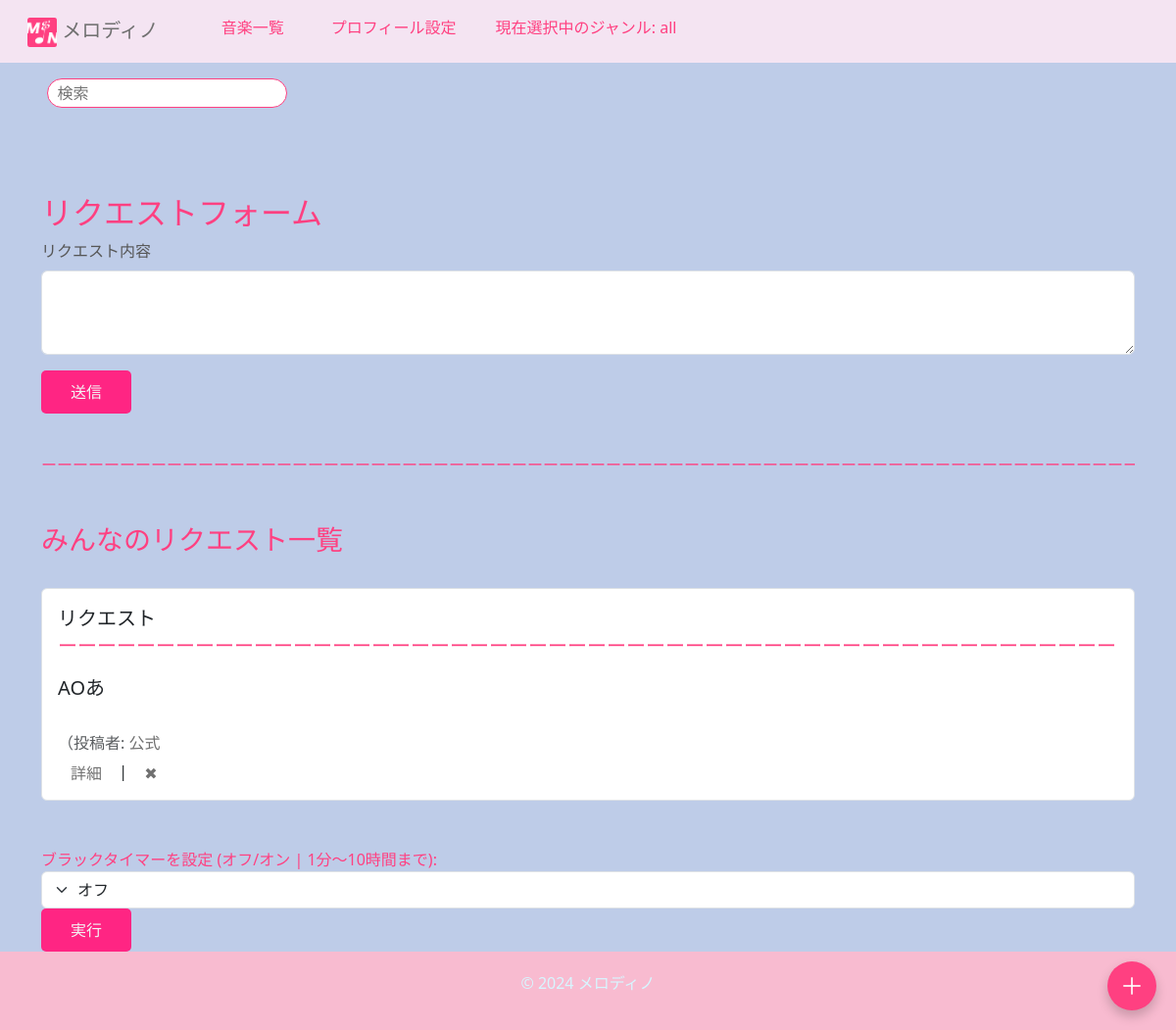
Page /ongaku/requests/ (signed in) on the earlier database version.
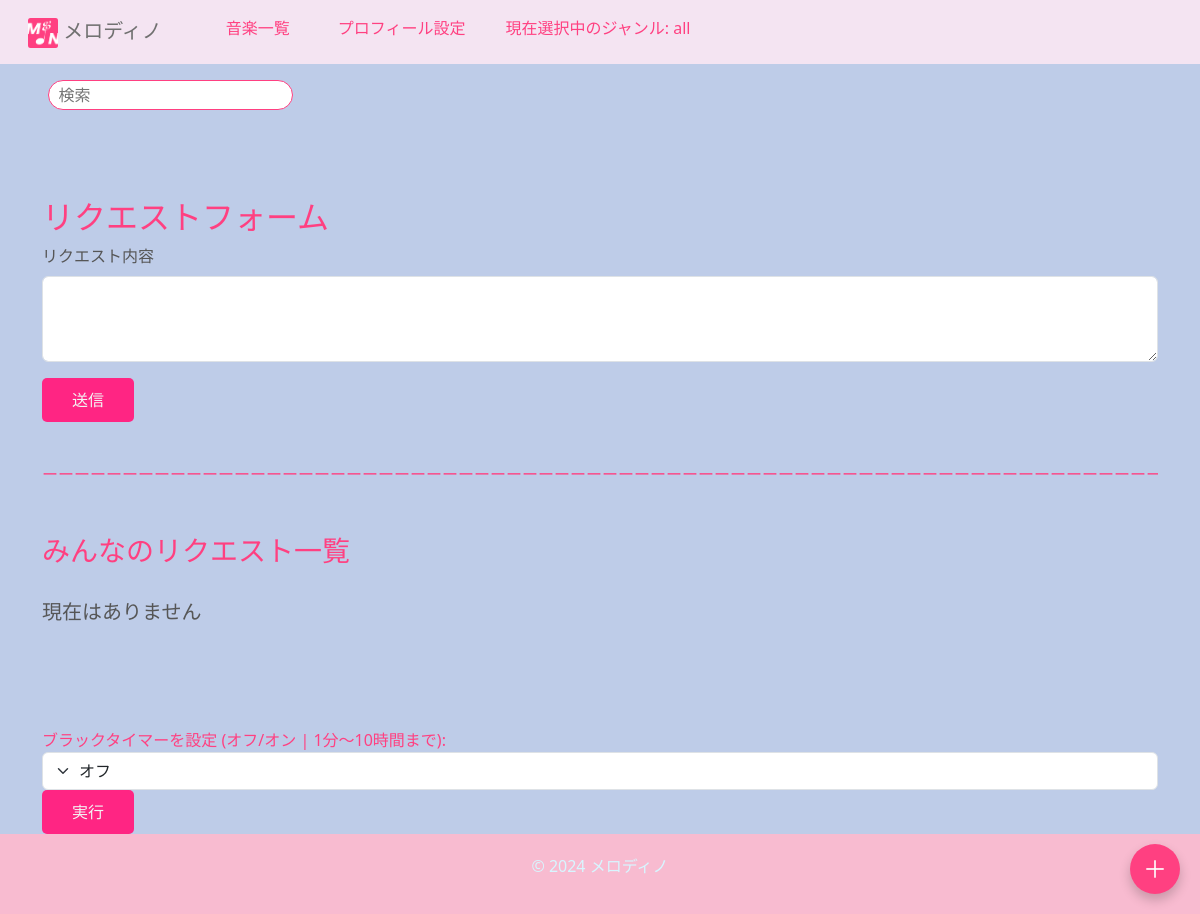
Same page on the later database version.
### ongaku/models.py (models this page shows, shortened)
class Request(models.Model):
    title = models.CharField(max_length=100, default="タイトルを記入してください")
    user = models.ForeignKey(User, on_delete=models.CASCADE)  # リクエストをしたユーザー
    description = models.TextField()
    created_at = models.DateTimeField(default=timezone.now)
    text = models.TextField(max_length=100)

class UserProfile(models.Model):
    user = models.OneToOneField(User, on_delete=models.CASCADE)
    songs = models.ManyToManyField(Ongaku)  # ユーザーが作成した曲の関連
    display_name = models.CharField(max_length=100, unique=True, blank=True, null=True)
    bio = models.TextField(blank=True, null=True)  # 自己紹介
    profile_picture = models.ImageField(upload_to='profile_pictures/', blank=True, null=True)
    youtube_url = models.URLField(blank=True, null=True)  # YouTube URL
    twitter_url = models.URLField(blank=True, null=True)  # Twitter URL

### ongaku/views.py (the view)
# urls.py: path('requests/', views.request_view, name='request_view'),
@login_required
def request_view(request):
    if request.method == 'POST':
        request_text = request.POST.get('request_text')
        new_request = Request(text=request_text, user=request.user)
        new_request.save()
        return redirect('request_view')  # リダイレクトしてフォームをリセット
    requests = Request.objects.all().order_by('-created_at')
    return render(request, 'ongaku/request.html', {'requests': requests})

### ongaku/templates/ongaku/request.html (shortened to what this page needs)
{% extends 'base.html' %}
{% block content %}
<div class="container mt-5">
    <h2>リクエストフォーム</h2>
    <form method="POST" action="{% url 'request_view' %}">
        <div class="mb-3">
            <label for="request_text" class="form-label">リクエスト内容</label>
            <textarea class="form-control" id="request_text" name="request_text" rows="3" required></textarea>
        </div>
        <button type="submit">送信</button>
    </form>
    <div style="margin-top: 40px; color: #ff4081;">
        <p class="responsive-line">ーーーーーーーーーーーーーーーーーーーーーーーーーーーーーーーーーーーーーーーーーーーーーーーーーーーーーーーーーーーーーーーーーーーーーーーーーーーーーーーーーーーーーーーーーーーーーーーーーーーーーーーーーーーーーーーーーーーーーーーーーーーーーーーーーーーーーーーーーーーーーーーーーーーーーーーー</p>
    </div>
    <h3 class="mt-5">みんなのリクエスト一覧</h3>
    <br>
    <ul class="list-group">
        {% for req in requests %}
            <li class="list-group-item" style="margin-left: -40px;">
               <h5 style="white-space: pre-line; margin-top: 10px;">リクエスト
                <div style="margin-top: -20px; color: #ff4081;">
                    <p class="responsive-line">ーーーーーーーーーーーーーーーーーーーーーーーーーーーーーーーーーーーーーーーーーーーーーーーーーーーーーーーーーーーーーーーーーーーーーーーーーーーーーーーーーーーーーーーーーーーーーーーーーーーーーーーーーーーーーーーーーーーーーーーーーーーーーーーーーーーーーーーーーーーーーーーーーーーーーーーー</p>
                </div>
                <div style="margin-top: -45px;">{{ req.text }}</div></h5>
                <span class="text-muted">
                    <br>（投稿者:
                    <a href="{% url 'profile' request.user.pk %}">
                    {% if req.user.userprofile.display_name == None %}
                        {{ req.user.userprofile.display_name|default:"匿名" }}{{ req.user.id }}
                    {% else %}
                        {{ req.user.userprofile.display_name|default:"匿名" }}
                    {% endif %}</a>
                </span>
                <br>
                <a href="{% url 'request_detail' req.id %}" class="btn">詳細</a>
                {% if req.user == user %}
                     | <a href="{% url 'delete_request' req.id %}" class="btn">✖︎</a>
                {% endif %}
            </li>
        {% empty %}
            <h5 style="margin-left: -40px;">現在はありません<br><br><br></h5>
        {% endfor %}
    </ul>
</div>
{% endblock %}

Differences in the rows shown:
removed Request: text "AOあ", user.userprofile.display_name "公式"
Other differences:
text now shown: "現在はありません"
